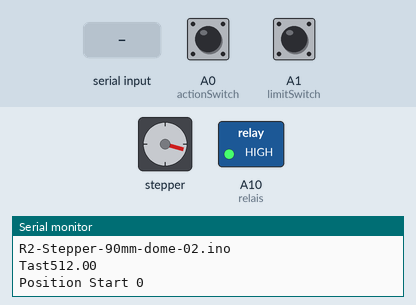
The sketch below on a simulated Arduino Mega 2560, built with avr-gcc and run on an emulated ATmega2560. Shown: stepper motor, switched loads named in the sketch (green lamp = pin HIGH), the last lines printed to the serial monitor. The inputs (shaded band) are chosen by the test bench; at power-on: A1 (limitSwitch) HIGH, A0 (actionSwitch) HIGH. Stepper angles assume 2048 steps per turn.

Above: at 2.25 s.
2.3 s: ":OP01\n" received over Serial
5.3 s: "in\n" received over Serial
8.3 s: "out\n" received over the second serial link
At 8.47 s:
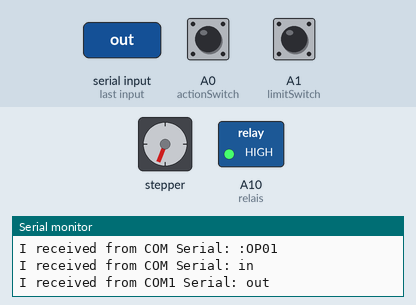
11.3 s: A1 (limitSwitch) pulled LOW for 0.15 s
At 12.5 s:
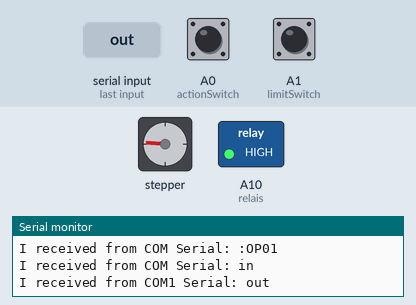
12.9 s: A0 (actionSwitch) pulled LOW for 0.15 s
At 13.1 s:
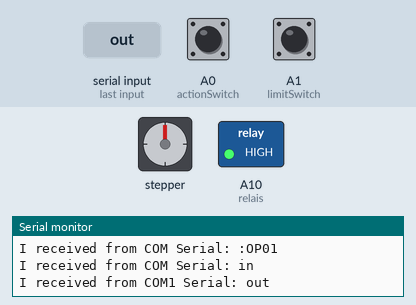
16.0 s: "stop\n" received over the second serial link
At 16.0 s:
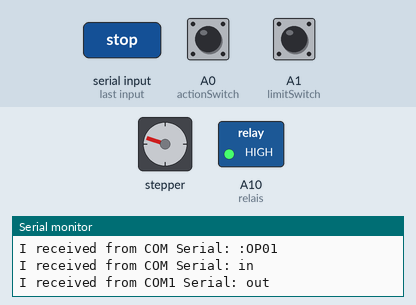
Timing chart, 0 to 18.5 s (numbered marks = the images above; inputs shaded):
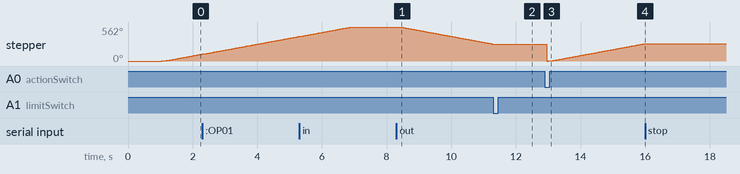

Measured:
- after the input at 8.3 s, stepper: keeps turning counter-clockwise at about 95°/s, starting at once
- after the input at 11.3 s, stepper: goes on until 11.3 s, then stays 274°
- after the input at 12.9 s, stepper: turns 274° counter-clockwise in 0.00 s, then 288° clockwise in 3.0 s
- after the input at 16.0 s, stepper: stops changing and stays 288°

The sketch:

R2-90mm-linear-Stepper.ino
```cpp
/*
 Stepper Motor Control - one revolution
##Stepper Motor

 - yellow and red
 - black and blue

 This program drives a unipolar or bipolar stepper motor.
 The motor is attached to digital pins 8 - 11 of the Arduino.

 Stepper Module Proto Board
 IN B1 A   11 // 9
 IN B1 B   10 // 8
 IN A1 A   8  // 7
 IN A1 B   9  // 6
 Motor
 BLK BLU 1
 YEL RED 2
 Leonardo
*/


#include <ezButton.h>
#include <AccelStepper.h>
#define MAX_POSITION        3200 // maximum of position we can set (long type)
#define DEBUG true
#define DIRECTION_CCW -1
#define DIRECTION_CW   1
int direction  = DIRECTION_CW;
long targetPos = 0;
ezButton limitSwitch(A1); // create ezButton object that attach to pin A0;
ezButton actionSwitch(A0); // create ezButton object that attach to pin A0;

//AccelStepper stepper(AccelStepper::FULL4WIRE, 9, 8, 7, 6);

AccelStepper stepper(AccelStepper::FULL4WIRE, 9, 8, 7, 6);

bool isStopped = false;
bool StartPos = false;

#define OUT 1
#define IN 2
#define STOP 3

#define relais  A10


String data ;
String cmd ;
int lcmd = IN;

int Speed = 600;  //500 default 700 OK  400 OK

float tast;

void Kill(bool ON){
    if(ON){
      digitalWrite(relais, LOW); // Unterbrechen
    } else {
      digitalWrite(relais, HIGH);
    }

}


void setup() {
  // set the speed at 60 rpm:

  Serial.begin(9600);

  Serial1.begin(9600);

  Serial.println("Start");

  tast=analogRead(A1);

  pinMode(relais, OUTPUT);


  Kill(true);

  delay(1000);//...eine Sekunde warten

  Kill(false);

  //delay(1000); //...und eine Sekunde warten.


  actionSwitch.setDebounceTime(50); // set debounce time to 50 milliseconds

  limitSwitch.setDebounceTime(50); // set debounce time to 50 milliseconds

  stepper.setMaxSpeed(Speed);   // set the maximum speed
  stepper.setAcceleration(2000.0); // set acceleration
  stepper.setSpeed(Speed);         // set initial speed
  //stepper.setCurrentPosition(0); // set position
  targetPos = direction * MAX_POSITION;

  if ( tast >= 100) {

  stepper.moveTo(targetPos);
  //stepper.setCurrentPosition(0); // set position
  StartPos = false;
  //Serial.println("Reset");
  }
  //stepper.moveTo(MAX_POSITION);
  // initialize the serial port


  if (DEBUG){
  Serial.println("R2-Stepper-90mm-dome-02.ino");
  Serial.print("Tast");
  Serial.println(tast);
  Serial.print("Position Start ");
  Serial.println(StartPos);
  }
}


void checkData(String cmd){

    bool lmtsw = digitalRead(A1); //Limitswitch

   // Serial.println(".....POS?");
   // Serial.println(lmtsw);

    if(cmd == ":OP01"){
      if (lmtsw == false){

        //Serial.println(".....OUT");
        Move("out");
        delay(2000);
        //Serial.println("Kill Servo Power");
        Kill(true);

       // Serial.print("Position Start ");
        //Serial.println("Kill Servo Power");
        cmd="";
      } else {
        //Serial.println(".....IN");
       // Serial.print("Position Start ");
       // Serial.println(StartPos);
        Move("in");


        cmd="";
      }
    }

    Move(cmd);


}

void readCom(){

  if(Serial.available() > 0)
    {
        data = Serial.readStringUntil('\n');
        if (DEBUG){
            Serial.print (F( "I received from COM Serial: "));
            Serial.println(data);

        }
        checkData(data);
       // Move(data);
        data = "";
        Serial.flush();
    } // end serial
}


void readCom1(){

  if(Serial1.available() > 0)
    {
        data = Serial1.readStringUntil('\n');
        if (DEBUG){
            Serial.print (F( "I received from COM1 Serial: "));
            Serial.println(data);

        }
        checkData(data);
       // Move(data);
        data = "";
        Serial1.flush();
    } // end serial
}

void Move(String cmd) {

  //Serial.print("Data---");
  //Serial.print(stepsPerRevolution);
  //Serial.print(way);
  //Serial.println(cmd);

  if (cmd == "in") {
  //Serial.println("clockwise");
  StartPos = false;
  stepper.moveTo(targetPos);
  lcmd = IN;

  }
  if (cmd == "out") {
  // step one revolution in the other direction:
  //Serial.println("counterclockwise");
  stepper.moveTo(-targetPos);
  lcmd = OUT;
  }

  if (cmd == "stop") {
  // step one revolution in the other direction:
  //Serial.println("Stop");
  stepper.setCurrentPosition(0); // set position
  lcmd = STOP;
  }

  cmd = "";

}


void loop() {

  readCom();

  readCom1();

  limitSwitch.loop(); // MUST call the loop() function first
  actionSwitch.loop(); // MUST call the loop() function first

  if (actionSwitch.isPressed()) {
    //Serial.println("Action");
       //Serial.print("Startpunkt");
         //Serial.println(lcmd);
         switch (lcmd){
            case (IN):
            //Serial.println("Move Out");
            Move("out");
            break;
            case (OUT):
            //Serial.println("Move IN");
            Move("in");
            break;
            case (STOP):
            //Serial.println("Move IN");
            Move("in");
            break;

            default:
            //Serial.println("Move IN default");
            Move("in");

            break;

         }

  }

  if (StartPos == false) {

  if (limitSwitch.isPressed()) {
    //Serial.println(F("The limit switch: TOUCHED"));

    stepper.setCurrentPosition(0); // set position

    if (targetPos == MAX_POSITION){
      //Serial.print("Startpunkt");
      StartPos = true;
      //Serial.println("enable ServoPower");
      Kill(false);
    }

  }

  } //find default Pos
  // without this part, the move will stop after reaching maximum position
  /*
  if (stepper.distanceToGo() == 0) { // if motor moved to the maximum position
    stepper.setCurrentPosition(0);   // reset position to 0
    stepper.moveTo(targetPos);       // move the motor to maximum position again
  }
  */

  stepper.run(); // MUST be called in loop() function

  //Serial.print("position ");
  //Serial.println(targetPos);

}
```
